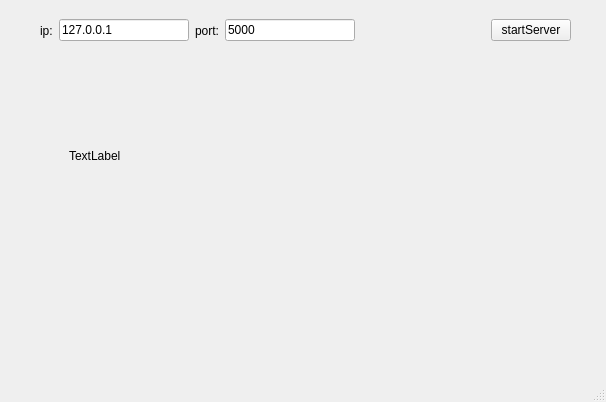
<?xml version="1.0" encoding="UTF-8"?>
<ui version="4.0">
 <class>MainWindow</class>
 <widget class="QMainWindow" name="MainWindow">
  <property name="geometry">
   <rect>
    <x>0</x>
    <y>0</y>
    <width>606</width>
    <height>402</height>
   </rect>
  </property>
  <property name="windowTitle">
   <string>MainWindow</string>
  </property>
  <widget class="QWidget" name="centralwidget">
   <widget class="QWidget" name="horizontalLayoutWidget">
    <property name="geometry">
     <rect>
      <x>40</x>
      <y>10</y>
      <width>531</width>
      <height>41</height>
     </rect>
    </property>
    <layout class="QHBoxLayout" name="horizontalLayout">
     <item>
      <widget class="QLabel" name="label_2">
       <property name="text">
        <string>ip:</string>
       </property>
      </widget>
     </item>
     <item>
      <widget class="QLineEdit" name="ipLineEdit">
       <property name="enabled">
        <bool>true</bool>
       </property>
       <property name="text">
        <string>127.0.0.1</string>
       </property>
       <property name="placeholderText">
        <string comment="ip" extracomment="ip"/>
       </property>
      </widget>
     </item>
     <item>
      <widget class="QLabel" name="label_3">
       <property name="text">
        <string>port:</string>
       </property>
      </widget>
     </item>
     <item>
      <widget class="QLineEdit" name="portLineEdit">
       <property name="text">
        <string>5000</string>
       </property>
      </widget>
     </item>
     <item>
      <spacer name="horizontalSpacer">
       <property name="orientation">
        <enum>Qt::Horizontal</enum>
       </property>
       <property name="sizeHint" stdset="0">
        <size>
         <width>40</width>
         <height>20</height>
        </size>
       </property>
      </spacer>
     </item>
     <item>
      <widget class="QPushButton" name="startbtn">
       <property name="text">
        <string>startServer</string>
       </property>
      </widget>
     </item>
    </layout>
   </widget>
   <widget class="QLabel" name="label">
    <property name="geometry">
     <rect>
      <x>69</x>
      <y>95</y>
      <width>481</width>
      <height>121</height>
     </rect>
    </property>
    <property name="text">
     <string>TextLabel</string>
    </property>
   </widget>
  </widget>
  <widget class="QMenuBar" name="menubar">
   <property name="geometry">
    <rect>
     <x>0</x>
     <y>0</y>
     <width>606</width>
     <height>22</height>
    </rect>
   </property>
  </widget>
  <widget class="QStatusBar" name="statusbar"/>
 </widget>
 <resources/>
 <connections/>
 <slots>
  <slot>click()</slot>
 </slots>
</ui>
